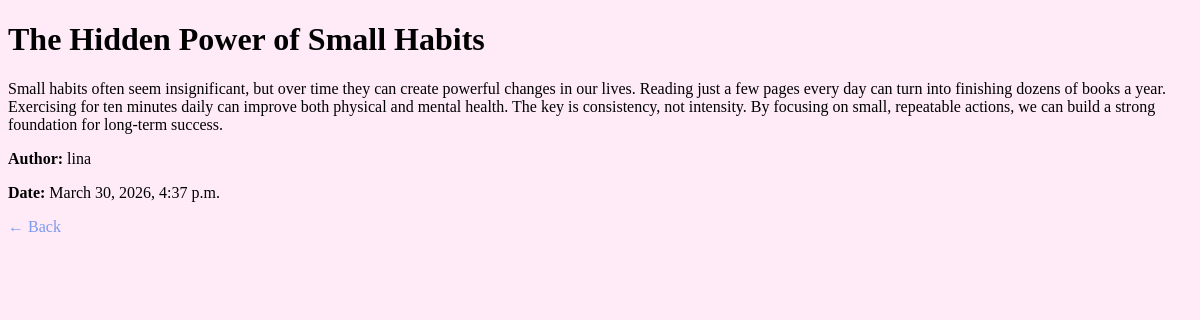
The app's page /article/1/ with its own data.
### myapp/models.py (models this page shows, shortened)
class Article(models.Model):
    title = models.CharField(max_length=200)
    text = models.TextField()
    published_date = models.DateTimeField()
    author = models.ForeignKey(User, on_delete=models.CASCADE)

### myapp/views.py (the view)
# urls.py: path('article/<int:article_id>/', views.article_detail),
def article_detail(request, article_id):
    article = Article.objects.get(id=article_id)
    return render(request, 'myapp/article_detail.html', {
        'article': article
    })

### myapp/templates/myapp/article_detail.html
{% extends 'myapp/base.html' %}
{% block content %}
<h1>{{ article.title }}</h1>
<p>{{ article.text }}</p>
<p><b>Author:</b> {{ article.author.username }}</p>
<p><b>Date:</b> {{ article.published_date }}</p>
<a href="/articles/">← Back</a>
{% endblock %}

### myapp/templates/myapp/base.html (style rules this page uses)
body { background-color: #ffebf8; color: #000000; }
a { color: #7c9aed; text-decoration: none; }

### records on screen
Article: title "The Hidden Power of Small Habits", text "Small habits often seem insignificant, but over time they can create powerful changes in our lives. Reading just a few pages every day can turn into finishing dozens of books a year. Exercising for ten minutes daily can improve both physical and mental health. The key is consistency, not intensity. By focusing on small, repeatable actions, we can build a strong foundation for long-term success.", author.username "lina", published_date "March 30, 2026, 4:37 p.m."
